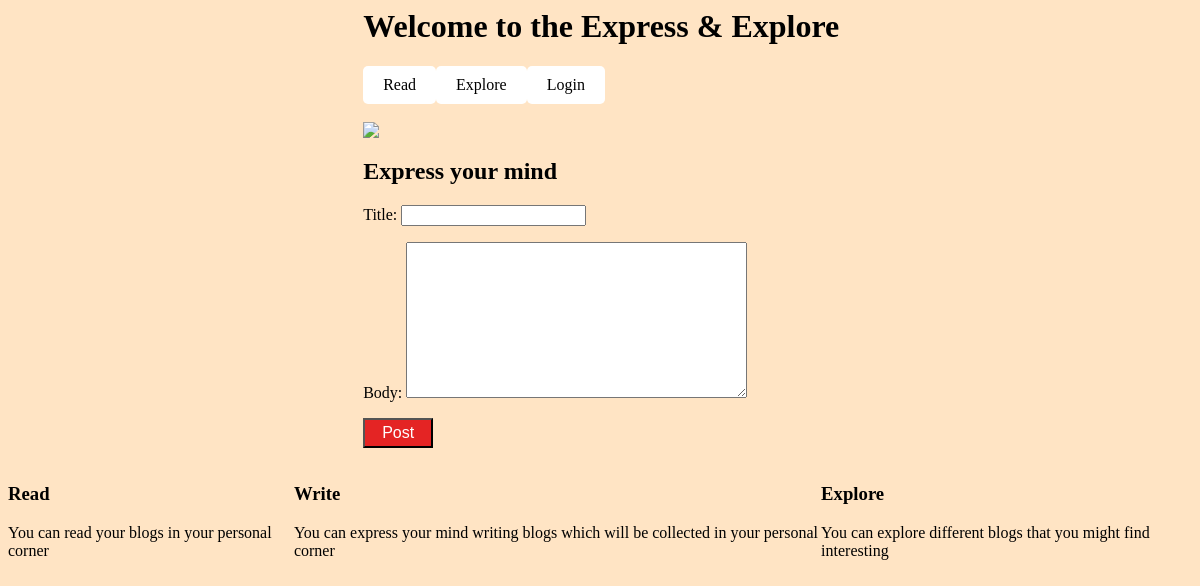
/index, run on the app's committed database.
### app/models.py (models this page shows)
class Options(models.Model):
    name= models.CharField(max_length=100)
    about= models.CharField(max_length=500)

### app/views.py (the view)
# urls.py: path('index', views.index, name='index'),
def index(request):
    if request.method=="POST":
        form = BlogsForm(request.POST)
        if form.is_valid():
            form.save()
    else:
        form = BlogsForm()
    options= Options.objects.all() #list of objects
    return render(request,'index.html',{'options':options,'form':form}) #need to send a dictionary

### app/forms.py
class BlogsForm(ModelForm):
    class Meta:
        model=Blogs
        fields=['title','body']

### templates/index.html (shortened to what this page needs)
{% load static %}
<link rel="stylesheet" href="{% static 'style.css' %}">
<body>
        {% if user.is_authenticated %}
        <h1> Welcome to the Express & Explore {{user.username}}</h1>
        {% else %}
        <h1> Welcome to the Express & Explore</h1>
        {% endif %}
        <div id="buttons">
            <a href="go_to_read" id="btn2">Read</a>
            <a href="go_to_explore" id="btn3">Explore</a>
            {% if user.is_authenticated %}
            <a href="logout" id="btn">Logout</a>
            {% else %}
            <a href="login" id="btn">Login</a>
            {% endif %}
        </div>
        <br>
    <img src="https://www.beeblueg.com/images/bbg-blog/january-2020/whatisblog.png">
        <form method="POST" action="index">
            <h2>Express your mind</h2>
            {{ form.as_p }}
            <button type="submit" id="post">Post</button>
        </form>
    <div id="options">
        {% for option in options %}
        <div>
            <h3>{{option.name}}</h3>
            <p>{{option.about}}</p>
        </div>
        {% endfor %}
    </div>
</body>

### static/style.css (style rules this page uses)
body { background-color: bisque; }
h1,img, form { margin-left: 30%; }
#post { width: 70px; height: 30px; background-color: rgb(228, 36, 36); color: white; font-size: medium; }
#options { display:flex; flex-direction: row; justify-content: space-evenly; }
#buttons { margin-left: 30%; display: flex; flex-direction: row; justify-content: flex-start; }
#btn { display: inline-block; padding: 10px 20px; background-color: white; color: black; text-decoration: none; border-radius: 5px; text-align: center; }
#btn2 { display: inline-block; padding: 10px 20px; background-color: white; color: black; text-decoration: none; border-radius: 5px; text-align: center; }
#btn3 { display: inline-block; padding: 10px 20px; background-color: white; color: black; text-decoration: none; border-radius: 5px; text-align: center; }

### data on the page
Options: name "Read", about "You can read your blogs in your personal corner"
Options: name "Write", about "You can express your mind writing blogs which will be collected in your personal corner"
Options: name "Explore", about "You can explore different blogs that you might find interesting"
